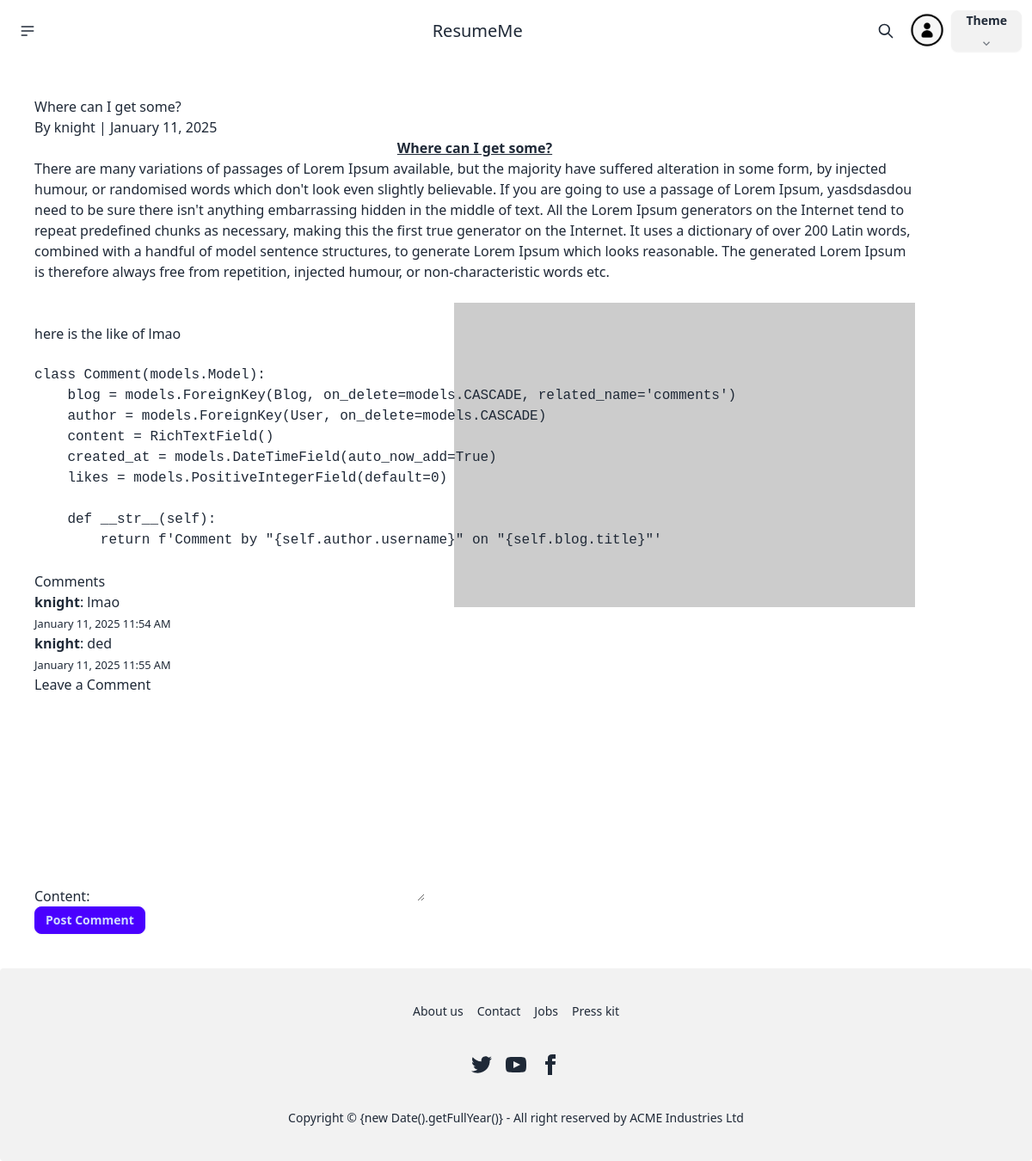
The app's page /blog/where-can-i-get-some/ (signed in) with its own data.
### blog/models.py (models this page shows, shortened)
class Blog(models.Model):
    title = models.CharField(max_length=255)
    slug = models.SlugField(unique=True ,null=True , blank=True)
    author = models.ForeignKey(User, on_delete=models.CASCADE, related_name='blogs')
    content = RichTextUploadingField()
    created_at = models.DateTimeField(auto_now_add=True)
    updated_at = models.DateTimeField(auto_now=True)
    is_published = models.BooleanField(default=False)
    views = models.PositiveIntegerField(default=0)
    def save(self, *args, **kwargs):
        if not self.slug:
            self.slug = slugify(self.title)
        super().save(*args, **kwargs)

class Comment(models.Model):
    blog = models.ForeignKey(Blog, on_delete=models.CASCADE, related_name='comments')
    author = models.ForeignKey(User, on_delete=models.CASCADE)
    content = RichTextField()
    created_at = models.DateTimeField(auto_now_add=True)
    likes = models.PositiveIntegerField(default=0)

### blog/views.py (the view)
# urls.py: path('<slug:slug>/', views.blog_detail, name='blog_detail'),
def blog_detail(request, slug):
    blog = get_object_or_404(Blog, slug=slug)
    comments = blog.comments.all()
    blog.views += 1
    blog.save()
    if request.method == 'POST':
        form = CommentForm(request.POST)
        if form.is_valid():
            comment = form.save(commit=False)
            comment.blog = blog
            comment.author = request.user
            comment.save()
            return redirect('blog_detail', slug=blog.slug)
    else:
        form = CommentForm()
    return render(request, 'blog_detail.html', {
        'blog': blog,
        'comments': comments,
        'form': form,
    })

### blog/forms.py
class CommentForm(forms.ModelForm):
    class Meta:
        model = Comment
        fields = ['content']
        widgets = {
            'content': forms.Textarea(attrs={'class': 'ckeditor'}),
        }

### templates/blog_detail.html (shortened to what this page needs)
{% include "base.html" %}
<div class="container m-10">
<h1>{{ blog.title }}</h1>
<p>By {{ blog.author }} | {{ blog.created_at|date:"F d, Y" }}</p>
<div>{{ blog.content|safe }}</div>
<h3>Comments</h3>
{% for comment in comments %}
    <div>
        <p><strong>{{ comment.author }}</strong>: {{ comment.content }}</p>
        <p><small>{{ comment.created_at|date:"F d, Y h:i A" }}</small></p>
    </div>
{% endfor %}
<h4>Leave a Comment</h4>
<form method="POST">
    {{ form.as_p }}
    <button type="submit" class="btn btn-primary btn-sm">Post Comment</button>
</form>
</div>
{% include "footer.html" %}

### templates/base.html (style rules this page uses)
body { background-color: neutral-content; }

### records on screen
Blog: title "Where can I get some?", author "knight", created_at "January 11, 2025", content "Where can I get some? There are many variations of passages of Lorem Ipsum available, but the majority have suffered alteration in some form, by injected humour, or randomised words which don't look even slightly believable. If you are going to use a passage of Lorem Ipsum, yasdsdasdou need to be sure there isn't anything embarrassing hidden in the middle of text. All the Lorem Ipsum generators on the Internet tend to repeat predefined chunks as necessary, making this the first true generator on the Internet. It uses a dictionary of over 200 Latin words, combined with a handful of model sentence structures, to generate Lorem Ipsum which looks reasonable. The generated Lorem Ipsum is…"
Comment: author "knight", content "lmao", created_at "January 11, 2025 11:54 AM"
Comment: author "knight", content "ded", created_at "January 11, 2025 11:55 AM"
